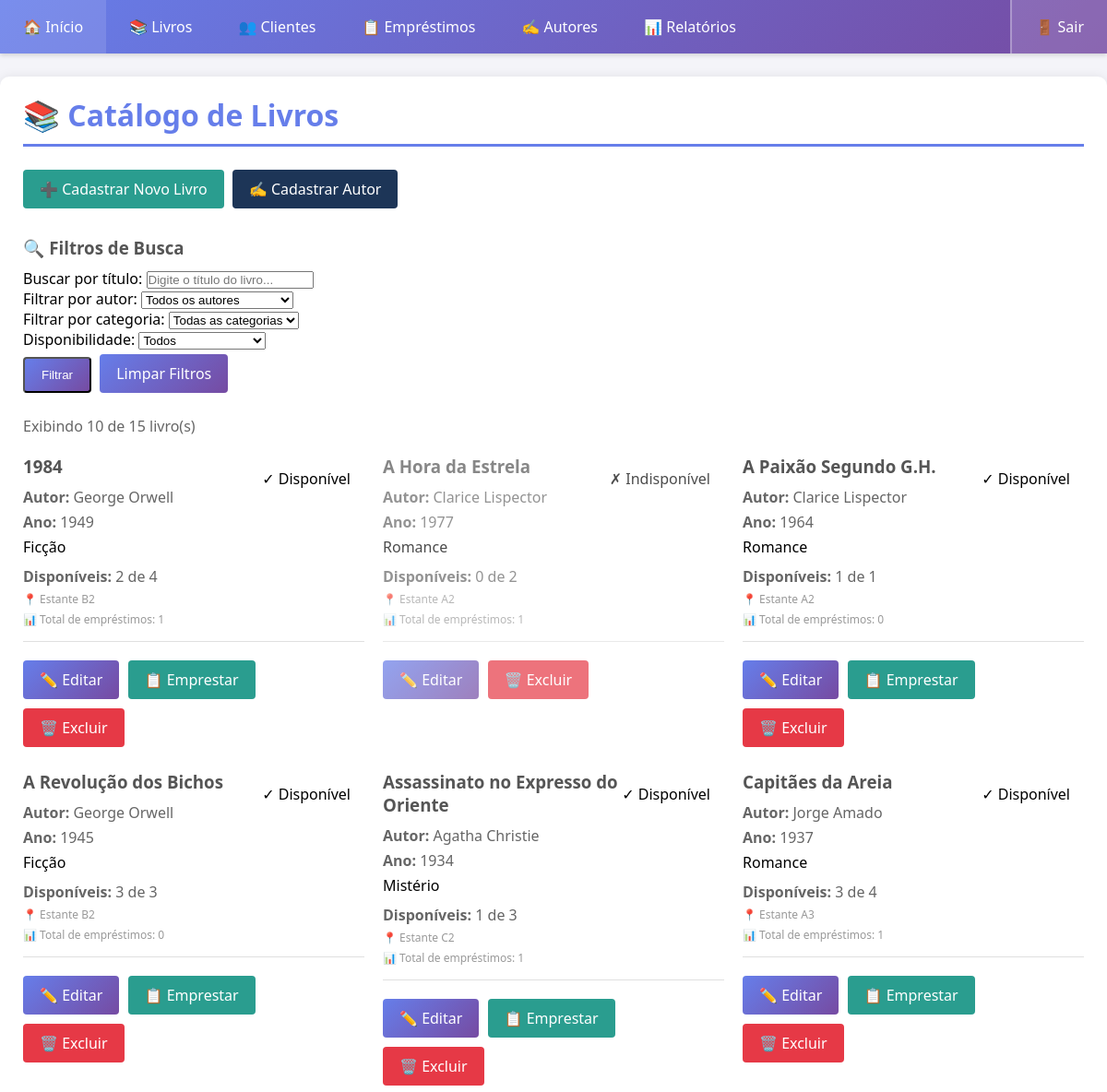
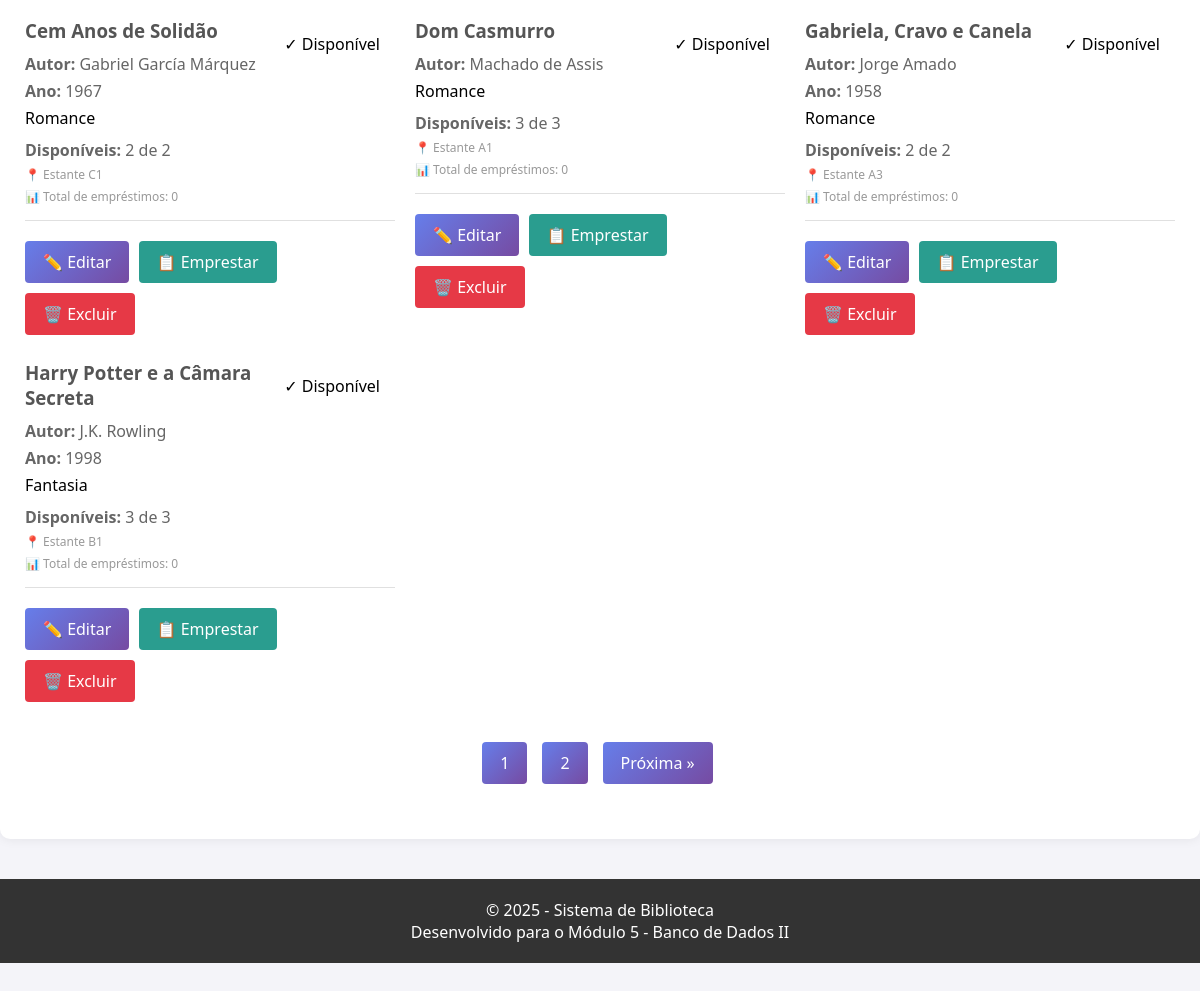
The page /livros.php on the database its author committed (2 pictures, top to bottom).
### tables this page shows
CREATE TABLE livros (
    id INT AUTO_INCREMENT PRIMARY KEY,
    titulo VARCHAR(200) NOT NULL,
    autor_id INT NOT NULL,
    isbn VARCHAR(20) UNIQUE,
    ano_publicacao YEAR,
    editora VARCHAR(100),
    numero_paginas INT,
    quantidade_total INT DEFAULT 1,
    quantidade_disponivel INT DEFAULT 1,
    categoria VARCHAR(50),
    localizacao VARCHAR(50),  
    created_at TIMESTAMP DEFAULT CURRENT_TIMESTAMP,
    updated_at TIMESTAMP DEFAULT CURRENT_TIMESTAMP ON UPDATE CURRENT_TIMESTAMP,
    
     
    FOREIGN KEY (autor_id) REFERENCES autores(id) ON DELETE RESTRICT,
    
     
    INDEX idx_titulo (titulo),
    INDEX idx_autor (autor_id),
    INDEX idx_isbn (isbn)
);

CREATE TABLE autores (
    id INT AUTO_INCREMENT PRIMARY KEY,
    nome VARCHAR(150) NOT NULL,
    nacionalidade VARCHAR(50),
    data_nascimento DATE,
    biografia TEXT,
    created_at TIMESTAMP DEFAULT CURRENT_TIMESTAMP,
    updated_at TIMESTAMP DEFAULT CURRENT_TIMESTAMP ON UPDATE CURRENT_TIMESTAMP
);

### livros.php (the view, shortened to what this page needs)
<?php
require_once 'includes/header.php';
$db = Database::getInstance();
$pdo = $db->getConnection();
$por_pagina = REGISTROS_POR_PAGINA;
$pagina_atual = isset($_GET['pagina']) ? max(1, (int)$_GET['pagina']) : 1;
$offset = ($pagina_atual - 1) * $por_pagina;
$filtro_busca = isset($_GET['busca']) ? limparInput($_GET['busca']) : '';
$filtro_autor = isset($_GET['autor']) ? (int)$_GET['autor'] : 0;
$filtro_categoria = isset($_GET['categoria']) ? limparInput($_GET['categoria']) : '';
$filtro_disponivel = isset($_GET['disponivel']) ? (int)$_GET['disponivel'] : 0;
try {
    $where_clauses = [];
    $params = [];
    $where_sql = count($where_clauses) > 0 ? " WHERE " . implode(" AND ", $where_clauses) : "";
    $stmt = $pdo->prepare("SELECT COUNT(*) FROM livros l $where_sql");
    $stmt->execute($params);
    $total_registros = $stmt->fetchColumn();
    $total_paginas = ceil($total_registros / $por_pagina);
    $sql = "
        SELECT
            l.*,
            a.nome AS autor_nome,
            a.nacionalidade AS autor_nacionalidade,
            (SELECT COUNT(*) FROM emprestimos WHERE livro_id = l.id) AS total_emprestimos,
            (SELECT COUNT(*) FROM emprestimos WHERE livro_id = l.id AND status = 'Ativo') AS emprestimos_ativos
        FROM livros l
        INNER JOIN autores a ON l.autor_id = a.id
        $where_sql
        ORDER BY l.titulo
        LIMIT :limite OFFSET :offset
    ";
    $stmt = $pdo->prepare($sql);
    $stmt->bindValue(':limite', $por_pagina, PDO::PARAM_INT);
    $stmt->bindValue(':offset', $offset, PDO::PARAM_INT);
    $stmt->execute();
    $livros = $stmt->fetchAll();
?>
    <h1>📚 Catálogo de Livros</h1>
    <div style="margin-bottom: 25px;">
        <a href="livro_novo.php" class="btn btn-success">
            ➕ Cadastrar Novo Livro
        </a>
        <a href="autor_novo.php" class="btn btn-info">
            ✍️ Cadastrar Autor
        </a>
    </div>
    <div class="card">
        <h3>🔍 Filtros de Busca</h3>
        <form method="GET" action="livros.php" style="background: transparent; padding: 0;">
            <div class="row">
                <div class="col">
                    <div class="form-group">
                        <label for="busca">Buscar por título:</label>
                        <input
                            type="text"
                            id="busca"
                            name="busca"
                            value="<?= htmlspecialchars($filtro_busca) ?>"
                            placeholder="Digite o título do livro..."
                        >
                    </div>
                </div>
                <div class="col">
                    <div class="form-group">
                        <label for="autor">Filtrar por autor:</label>
                        <select id="autor" name="autor">
                            <option value="0">Todos os autores</option>
                        </select>
                    </div>
                </div>
            </div>
            <div class="row">
                <div class="col">
                    <div class="form-group">
                        <label for="categoria">Filtrar por categoria:</label>
                        <select id="categoria" name="categoria">
                            <option value="">Todas as categorias</option>
                        </select>
                    </div>
                </div>
                <div class="col">
                    <div class="form-group">
                        <label for="disponivel">Disponibilidade:</label>
                        <select id="disponivel" name="disponivel">
                            <option value="0">Todos</option>
                        </select>
                    </div>
                </div>
            </div>
            <button type="submit" class="btn">Filtrar</button>
            <a href="livros.php" class="btn btn-secondary">Limpar Filtros</a>
        </form>
    </div>
    <p style="color: #666; margin: 20px 0;">
        <?php if ($total_registros > 0): ?>
            Exibindo <?= count($livros) ?> de <?= $total_registros ?> livro(s)
        <?php else: ?>
            Nenhum livro encontrado
        <?php endif; ?>
    </p>
    <?php if (count($livros) > 0): ?>
        <div style="display: grid; grid-template-columns: repeat(auto-fill, minmax(300px, 1fr)); gap: 20px; margin-bottom: 30px;">
            <?php foreach ($livros as $livro):
                $disponivel = $livro['quantidade_disponivel'] > 0;
            ?>
                <div class="card" style="position: relative; <?= !$disponivel ? 'opacity: 0.7;' : '' ?>">
                    <div style="position: absolute; top: 15px; right: 15px;">
                        <?php if ($disponivel): ?>
                            <span class="badge badge-success">
                                ✓ Disponível
                            </span>
                        <?php else: ?>
                            <span class="badge badge-danger">
                                ✗ Indisponível
                            </span>
                        <?php endif; ?>
                    </div>
                    <h3 style="margin: 0 0 10px 0; padding-right: 100px;">
                        <?= htmlspecialchars($livro['titulo']) ?>
                    </h3>
                    <p style="color: #666; margin: 5px 0;">
                        <strong>Autor:</strong> <?= htmlspecialchars($livro['autor_nome']) ?>
                    </p>
                    <?php if ($livro['ano_publicacao']): ?>
                        <p style="color: #666; margin: 5px 0;">
                            <strong>Ano:</strong> <?= $livro['ano_publicacao'] ?>
                        </p>
                    <?php endif; ?>
                    <?php if ($livro['categoria']): ?>
                        <p style="margin: 5px 0;">
                            <span class="badge badge-info">
                                <?= htmlspecialchars($livro['categoria']) ?>
                            </span>
                        </p>
                    <?php endif; ?>
                    <p style="color: #666; margin: 10px 0 5px 0;">
                        <strong>Disponíveis:</strong>
                        <?= $livro['quantidade_disponivel'] ?> de <?= $livro['quantidade_total'] ?>
                    </p>
                    <?php if ($livro['localizacao']): ?>
                        <p style="color: #999; font-size: 12px; margin: 5px 0;">
                            📍 <?= htmlspecialchars($livro['localizacao']) ?>
                        </p>
                    <?php endif; ?>
                    <p style="color: #999; font-size: 12px; margin: 5px 0;">
                        📊 Total de empréstimos: <?= $livro['total_emprestimos'] ?>
                    </p>
                    <div style="margin-top: 15px; padding-top: 15px; border-top: 1px solid #e0e0e0;">
                        <a href="livro_editar.php?id=<?= $livro['id'] ?>"
                            class="btn btn-warning btn-small">
                            ✏️ Editar
                        </a>
                        <?php if ($disponivel): ?>
                            <a href="emprestimo_novo.php?livro_id=<?= $livro['id'] ?>"
                                class="btn btn-success btn-small">
                                📋 Emprestar
                            </a>
                        <?php endif; ?>
                        <a href="livro_excluir.php?id=<?= $livro['id'] ?>"
                            class="btn btn-danger btn-small confirm-delete">
                            🗑️ Excluir
                        </a>
                    </div>
                </div>
            <?php endforeach; ?>
        </div>
        <?php if ($total_paginas > 1): ?>
            <div style="display: flex; justify-content: center; gap: 10px; margin: 30px 0;">
                <?php for ($i = 1; $i <= $total_paginas; $i++): ?>
                    <?php if ($i == $pagina_atual): ?>
                        <span class="btn btn-small"><?= $i ?></span>
                    <?php else: ?>
                        <a href="?pagina=<?= $i ?>&busca=<?= urlencode($filtro_busca) ?>&autor=<?= $filtro_autor ?>&categoria=<?= urlencode($filtro_categoria) ?>&disponivel=<?= $filtro_disponivel ?>"
                            class="btn btn-secondary btn-small">
                            <?= $i ?>
                        </a>
                    <?php endif; ?>
                <?php endfor; ?>
                <?php if ($pagina_atual < $total_paginas): ?>
                    <a href="?pagina=<?= $pagina_atual + 1 ?>&busca=<?= urlencode($filtro_busca) ?>&autor=<?= $filtro_autor ?>&categoria=<?= urlencode($filtro_categoria) ?>&disponivel=<?= $filtro_disponivel ?>"
                        class="btn btn-secondary btn-small">
                        Próxima »
                    </a>
                <?php endif; ?>
            </div>
        <?php endif; ?>
    <?php endif; ?>
<?php
} catch (PDOException $e) {
    exibirMensagem('erro', 'Erro ao carregar livros: ' . $e->getMessage());
}
require_once 'includes/footer.php';
?>

### includes/header.php (style rules this page uses)
* { margin: 0; padding: 0; box-sizing: border-box; }
body { font-family: "Segoe UI", sans-serif; background: #f4f4f9; padding-bottom: 60px; }
h1 { color: #667eea; margin-bottom: 20px; border-bottom: 3px solid #667eea; padding-bottom: 10px; }
h3 { color: #555; margin: 15px 0 10px; }
.btn { padding: 10px 18px; background: linear-gradient(135deg, #667eea, #764ba2); color: white; border-radius: 4px; text-decoration: none; display: inline-block; margin: 5px 5px 5px 0; transition: 0.3s; }
.btn-danger { background: #e63946; }
.btn-success { background: #2a9d8f; }
.btn-info { background: #1d3557; }

### rows shown on the page
livros: shows "✓ Disponível", titulo "1984", autor.nome "George Orwell", ano_publicacao "1949", categoria "Ficção", quantidade_disponivel "2", quantidade_total "4", localizacao "Estante B2", total_emprestimos "1"
livros: shows "✗ Indisponível", titulo "A Hora da Estrela", autor.nome "Clarice Lispector", ano_publicacao "1977", categoria "Romance", quantidade_disponivel "0", quantidade_total "2", localizacao "Estante A2", total_emprestimos "1"
livros: shows "✓ Disponível", titulo "A Paixão Segundo G.H.", autor.nome "Clarice Lispector", ano_publicacao "1964", categoria "Romance", quantidade_disponivel "1", quantidade_total "1", localizacao "Estante A2", total_emprestimos "0"
livros: shows "✓ Disponível", titulo "A Revolução dos Bichos", autor.nome "George Orwell", ano_publicacao "1945", categoria "Ficção", quantidade_disponivel "3", quantidade_total "3", localizacao "Estante B2", total_emprestimos "0"
livros: shows "✓ Disponível", titulo "Assassinato no Expresso do Oriente", autor.nome "Agatha Christie", ano_publicacao "1934", categoria "Mistério", quantidade_disponivel "1", quantidade_total "3", localizacao "Estante C2", total_emprestimos "1"
livros: shows "✓ Disponível", titulo "Capitães da Areia", autor.nome "Jorge Amado", ano_publicacao "1937", categoria "Romance", quantidade_disponivel "3", quantidade_total "4", localizacao "Estante A3", total_emprestimos "1"
livros: shows "✓ Disponível", titulo "Cem Anos de Solidão", autor.nome "Gabriel García Márquez", ano_publicacao "1967", categoria "Romance", quantidade_disponivel "2", quantidade_total "2", localizacao "Estante C1", total_emprestimos "0"
livros: shows "✓ Disponível", titulo "Dom Casmurro", autor.nome "Machado de Assis", categoria "Romance", quantidade_disponivel "3", quantidade_total "3", localizacao "Estante A1", total_emprestimos "0"
livros: shows "✓ Disponível", titulo "Gabriela, Cravo e Canela", autor.nome "Jorge Amado", ano_publicacao "1958", categoria "Romance", quantidade_disponivel "2", quantidade_total "2", localizacao "Estante A3", total_emprestimos "0"
livros: shows "✓ Disponível", titulo "Harry Potter e a Câmara Secreta", autor.nome "J.K. Rowling", ano_publicacao "1998", categoria "Fantasia", quantidade_disponivel "3", quantidade_total "3", localizacao "Estante B1", total_emprestimos "0"

### other values the page prints
count($livros) "10"
$total_registros "15"
